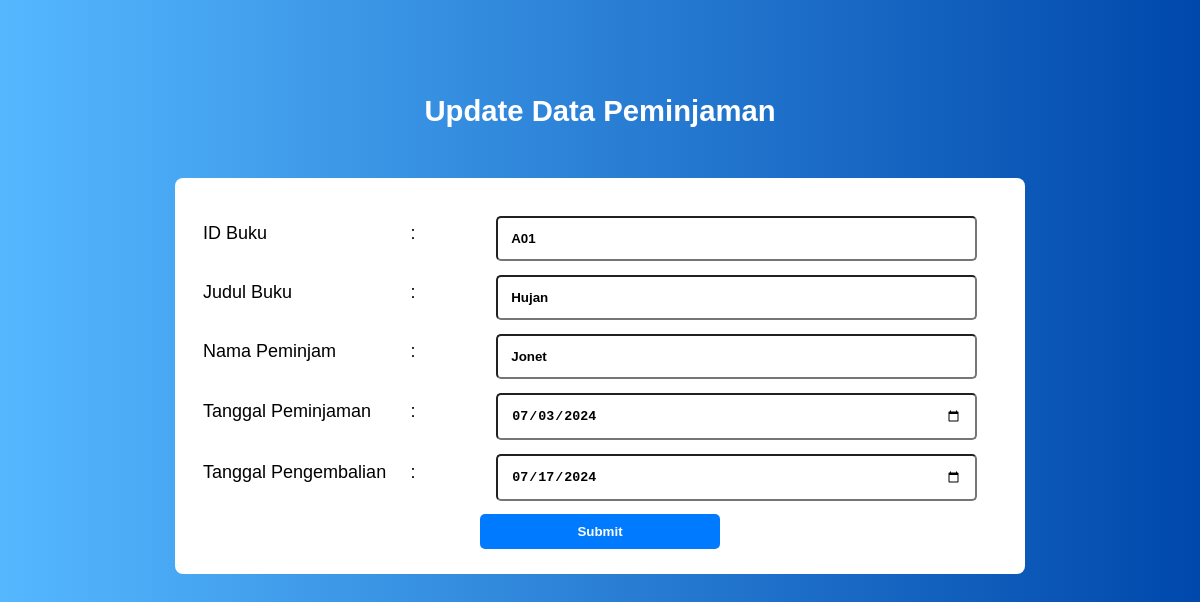
The app's page /update_pinjam.php?id_buku=A01 with its own data.
### tables this page shows
CREATE TABLE `data_peminjaman` (
  `id_buku` varchar(10) NOT NULL,
  `judul_buku` varchar(255) NOT NULL,
  `nama_peminjam` varchar(255) NOT NULL,
  `tanggal_pinjam` date NOT NULL,
  `tanggal_kembali` date NOT NULL
);

### update_pinjam.php (the view, shortened to what this page needs)
<?php
    $conn = mysqli_connect('localhost', 'root', '', 'projectweb');
    if (isset($_GET['id_buku'])) {
        $id_buku = $_GET['id_buku'];
        $cari = "SELECT * FROM data_peminjaman WHERE id_buku='$id_buku'";
        $hasil_cari = mysqli_query($conn, $cari);
        $data = mysqli_fetch_array($hasil_cari);
    } else {
        echo "ID Buku tidak diberikan!";
        exit;
    }
?>
<!DOCTYPE html>
<html>
<head>
</head>
<body>
    <center>
        <div class="judul">
            <h3>Update Data Peminjaman</h3>
        </div>
        <div class="data">
            <form method="POST" action="">
                <table border="0" width="100%">
                    <tr>
                        <td width="10%">ID Buku</td>
                        <td width="5%">:</td>
                        <td width="30%"><input type="text" name="id_buku" size="30" value="<?php echo $data['id_buku'] ?>" readonly></td>
                    </tr>
                    <tr>
                        <td width="10%">Judul Buku</td>
                        <td width="5%">:</td>
                        <td width="30%"><input type="text" name="judul_buku" size="30" value="<?php echo $data['judul_buku'] ?>"></td>
                    </tr>
                    <tr>
                        <td width="10%">Nama Peminjam</td>
                        <td width="5%">:</td>
                        <td width="30%"><input type="text" name="nama_peminjam" size="30" value="<?php echo $data['nama_peminjam'] ?>"></td>
                    </tr>
                    <tr>
                        <td width="10%">Tanggal Peminjaman</td>
                        <td width="5%">:</td>
                        <td width="30%"><input type="date" name="tanggal_pinjam" size="30" value="<?php echo $data['tanggal_pinjam'] ?>"></td>
                    </tr>
                    <tr>
                        <td width="10%">Tanggal Pengembalian</td>
                        <td width="5%">:</td>
                        <td width="30%"><input type="date" name="tanggal_kembali" size="30" value="<?php echo $data['tanggal_kembali'] ?>"></td>
                    </tr>
                </table>
                <div class="box">
                    <input type="submit" value="Submit" name="submit" class="tombol">
                </div>
            </form>
        </div>
    </center>
</body>
</html>

### update_pinjam.php (style rules this page uses)
:root { --ij: #55b8ff; --blue: #0048ac; --gradient: linear-gradient(90deg, var(--ij), var(--blue)); }
body { background: var(--gradient); padding: 3rem 7%; font-family: 'Raleway', sans-serif; background-size: cover; color: rgb(0, 0, 0); }
.judul { text-align: center; color: #fff; font-weight: bold; font-size: 25px; padding: 10px 10px; margin-bottom: 10px; }
.data { width: 800px; background-color: #fff; margin: 10px 0; padding: 25px; border-radius: 8px; font-size: large; }
.data input[type="submit"] { width: 30%; padding: 10px; background-color: #007bff; color: #fff; border: none; border-radius: 5px; cursor: pointer; }
input { border: 1; outline: 0; width: 90%; padding: 13px; margin: 10px 0 0 0; border-radius: 5px; font-weight: 600; align-items: center; }

### records on screen
data_peminjaman: id_buku "A01", judul_buku "Hujan", nama_peminjam "Jonet", tanggal_pinjam "07/03/2024", tanggal_kembali "07/17/2024"
